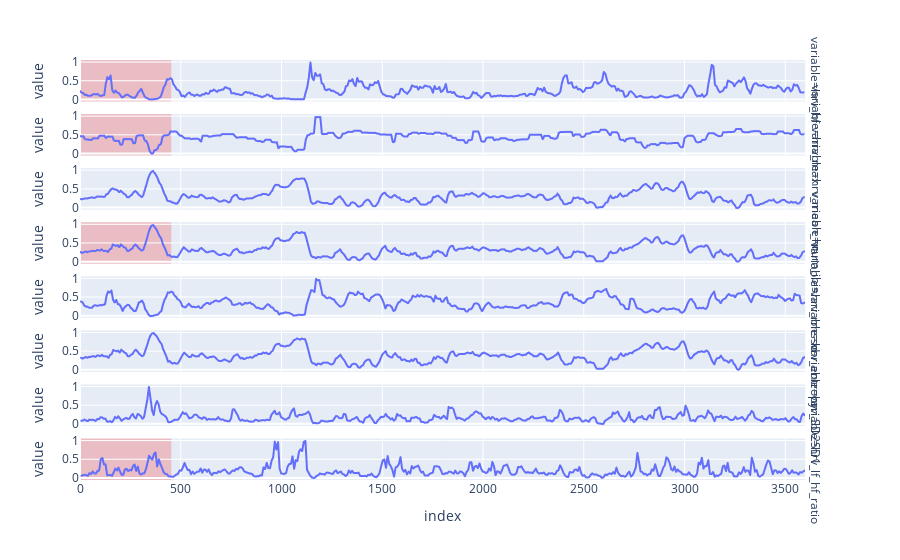

The code cell stored with this chart in its notebook:
### Code cell
from skchange.anomaly_detectors import MVCAPA
from skchange.anomaly_scores import L2Saving
from plottingutils import add_subset_segment_anomaly_vrects, plot_multivariate_time_series

# MVCAPA configuration
subset_anomaly_detector = MVCAPA(
  # Adjust based on dataset length
)

# Fit and predict
subset_anomalies = subset_anomaly_detector.fit_predict(scaled_eda_df)

print("Detected anomalies (segments):", subset_anomalies)

fig3d = plot_multivariate_time_series(scaled_ecg_hrv)
add_subset_segment_anomaly_vrects(fig3d, subset_anomalies)

### Figure 1 — Plotly figure (JSON) as saved in the notebook; plotly's stock layout.template omitted (floating-point values rounded to 4 significant figures; data arrays with more than 128 entries replaced by an {"elided": "..."} marker saying what was removed)
{"data": [{"hovertemplate": "variable=hrv_hf<br>index=%{x}<br>value=%{y}<extra></extra>", "legendgroup": "", "line": {"color": "#636efa", "dash": "solid"}, "marker": {"symbol": "circle"}, "mode": "lines", "name": "", "showlegend": false, "type": "scattergl", "x": {"elided": "450 int values"}, "xaxis": "x8", "y": {"elided": "450 float values"}, "yaxis": "y8"}, {"hovertemplate": "variable=hrv_max<br>index=%{x}<br>value=%{y}<extra></extra>", "legendgroup": "", "line": {"color": "#636efa", "dash": "solid"}, "marker": {"symbol": "circle"}, "mode": "lines", "name": "", "showlegend": false, "type": "scattergl", "x": {"elided": "450 int values"}, "xaxis": "x7", "y": {"elided": "450 float values"}, "yaxis": "y7"}, {"hovertemplate": "variable=hrv_mean_hr<br>index=%{x}<br>value=%{y}<extra></extra>", "legendgroup": "", "line": {"color": "#636efa", "dash": "solid"}, "marker": {"symbol": "circle"}, "mode": "lines", "name": "", "showlegend": false, "type": "scattergl", "x": {"elided": "450 int values"}, "xaxis": "x6", "y": {"elided": "450 float values"}, "yaxis": "y6"}, {"hovertemplate": "variable=num_ibis<br>index=%{x}<br>value=%{y}<extra></extra>", "legendgroup": "", "line": {"color": "#636efa", "dash": "solid"}, "marker": {"symbol": "circle"}, "mode": "lines", "name": "", "showlegend": false, "type": "scattergl", "x": {"elided": "450 int values"}, "xaxis": "x5", "y": {"elided": "450 float values"}, "yaxis": "y5"}, {"hovertemplate": "variable=hrv_rmssd<br>index=%{x}<br>value=%{y}<extra></extra>", "legendgroup": "", "line": {"color": "#636efa", "dash": "solid"}, "marker": {"symbol": "circle"}, "mode": "lines", "name": "", "showlegend": false, "type": "scattergl", "x": {"elided": "450 int values"}, "xaxis": "x4", "y": {"elided": "450 float values"}, "yaxis": "y4"}, {"hovertemplate": "variable=hrv_entropy<br>index=%{x}<br>value=%{y}<extra></extra>", "legendgroup": "", "line": {"color": "#636efa", "dash": "solid"}, "marker": {"symbol": "circle"}, "mode": "lines", "name": "", "showlegend": false, "type": "scattergl", "x": {"elided": "450 int values"}, "xaxis": "x3", "y": {"elided": "450 float values"}, "yaxis": "y3"}, {"hovertemplate": "variable=hrv_SD2SD1<br>index=%{x}<br>value=%{y}<extra></extra>", "legendgroup": "", "line": {"color": "#636efa", "dash": "solid"}, "marker": {"symbol": "circle"}, "mode": "lines", "name": "", "showlegend": false, "type": "scattergl", "x": {"elided": "450 int values"}, "xaxis": "x2", "y": {"elided": "450 float values"}, "yaxis": "y2"}, {"hovertemplate": "variable=hrv_lf_hf_ratio<br>index=%{x}<br>value=%{y}<extra></extra>", "legendgroup": "", "line": {"color": "#636efa", "dash": "solid"}, "marker": {"symbol": "circle"}, "mode": "lines", "name": "", "showlegend": false, "type": "scattergl", "x": {"elided": "450 int values"}, "xaxis": "x", "y": {"elided": "450 float values"}, "yaxis": "y"}], "layout": {"annotations": [{"showarrow": false, "text": "variable=hrv_lf_hf_ratio", "textangle": 90, "x": 0.98, "xanchor": "left", "xref": "paper", "y": 0.04938, "yanchor": "middle", "yref": "paper"}, {"showarrow": false, "text": "variable=hrv_SD2SD1", "textangle": 90, "x": 0.98, "xanchor": "left", "xref": "paper", "y": 0.1781, "yanchor": "middle", "yref": "paper"}, {"showarrow": false, "text": "variable=hrv_entropy", "textangle": 90, "x": 0.98, "xanchor": "left", "xref": "paper", "y": 0.3069, "yanchor": "middle", "yref": "paper"}, {"showarrow": false, "text": "variable=hrv_rmssd", "textangle": 90, "x": 0.98, "xanchor": "left", "xref": "paper", "y": 0.4356, "yanchor": "middle", "yref": "paper"}, {"showarrow": false, "text": "variable=num_ibis", "textangle": 90, "x": 0.98, "xanchor": "left", "xref": "paper", "y": 0.5644, "yanchor": "middle", "yref": "paper"}, {"showarrow": false, "text": "variable=hrv_mean_hr", "textangle": 90, "x": 0.98, "xanchor": "left", "xref": "paper", "y": 0.6931, "yanchor": "middle", "yref": "paper"}, {"showarrow": false, "text": "variable=hrv_max", "textangle": 90, "x": 0.98, "xanchor": "left", "xref": "paper", "y": 0.8219, "yanchor": "middle", "yref": "paper"}, {"showarrow": false, "text": "variable=hrv_hf", "textangle": 90, "x": 0.98, "xanchor": "left", "xref": "paper", "y": 0.9506, "yanchor": "middle", "yref": "paper"}], "legend": {"tracegroupgap": 0}, "margin": {"t": 60}, "shapes": [{"fillcolor": "red", "layer": "below", "line": {"width": 0}, "opacity": 0.2, "type": "rect", "x0": 0, "x1": 453, "xref": "x5", "y0": 0, "y1": 1, "yref": "y5 domain"}, {"fillcolor": "red", "layer": "below", "line": {"width": 0}, "opacity": 0.2, "type": "rect", "x0": 0, "x1": 453, "xref": "x", "y0": 0, "y1": 1, "yref": "y domain"}, {"fillcolor": "red", "layer": "below", "line": {"width": 0}, "opacity": 0.2, "type": "rect", "x0": 0, "x1": 453, "xref": "x8", "y0": 0, "y1": 1, "yref": "y8 domain"}, {"fillcolor": "red", "layer": "below", "line": {"width": 0}, "opacity": 0.2, "type": "rect", "x0": 0, "x1": 453, "xref": "x7", "y0": 0, "y1": 1, "yref": "y7 domain"}], "xaxis": {"anchor": "y", "domain": [0, 0.98], "title": {"text": "index"}}, "xaxis2": {"anchor": "y2", "domain": [0, 0.98], "matches": "x", "showticklabels": false}, "xaxis3": {"anchor": "y3", "domain": [0, 0.98], "matches": "x", "showticklabels": false}, "xaxis4": {"anchor": "y4", "domain": [0, 0.98], "matches": "x", "showticklabels": false}, "xaxis5": {"anchor": "y5", "domain": [0, 0.98], "matches": "x", "showticklabels": false}, "xaxis6": {"anchor": "y6", "domain": [0, 0.98], "matches": "x", "showticklabels": false}, "xaxis7": {"anchor": "y7", "domain": [0, 0.98], "matches": "x", "showticklabels": false}, "xaxis8": {"anchor": "y8", "domain": [0, 0.98], "matches": "x", "showticklabels": false}, "yaxis": {"anchor": "x", "domain": [0, 0.09875], "title": {"text": "value"}}, "yaxis2": {"anchor": "x2", "domain": [0.1288, 0.2275], "matches": "y", "title": {"text": "value"}}, "yaxis3": {"anchor": "x3", "domain": [0.2575, 0.3563], "matches": "y", "title": {"text": "value"}}, "yaxis4": {"anchor": "x4", "domain": [0.3862, 0.485], "matches": "y", "title": {"text": "value"}}, "yaxis5": {"anchor": "x5", "domain": [0.515, 0.6138], "matches": "y", "title": {"text": "value"}}, "yaxis6": {"anchor": "x6", "domain": [0.6438, 0.7425], "matches": "y", "title": {"text": "value"}}, "yaxis7": {"anchor": "x7", "domain": [0.7725, 0.8712], "matches": "y", "title": {"text": "value"}}, "yaxis8": {"anchor": "x8", "domain": [0.9012, 1], "matches": "y", "title": {"text": "value"}}}}
